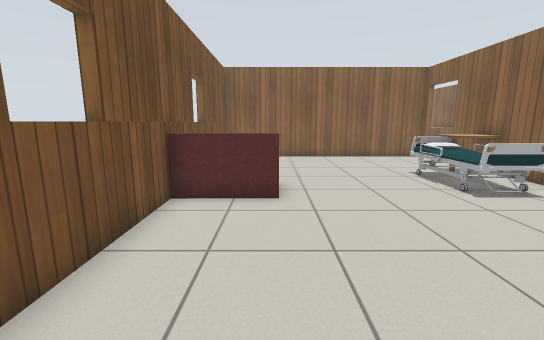
View 1 (above)

19 first-person views from a walk through a world built for the Gazebo simulator. The camera is 1 m above the floor, tilts 10° down and sees 90° across. The floor is counted in squares, 0.5 m on a side. Each view is taken from the middle of a square. On the plan, view 1 faces up. The plan holds only what a view shows up to about 16 squares ahead; the rest is blank. The place goes on beyond the plan. Simple patterns stand in for the simulator's built-in surfaces. Simple shapes stand in for some stock models.

View 2
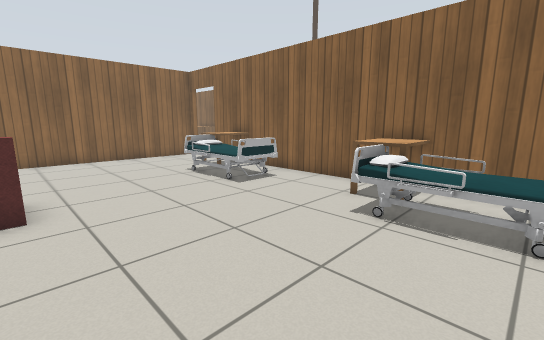

View 3
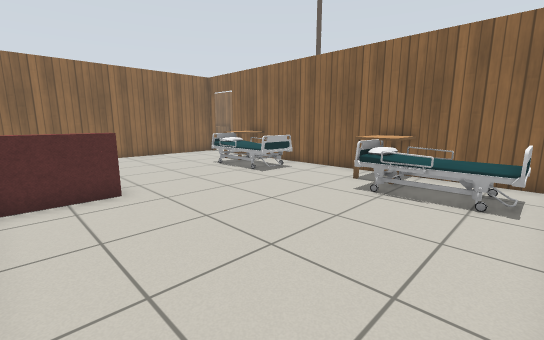

View 4
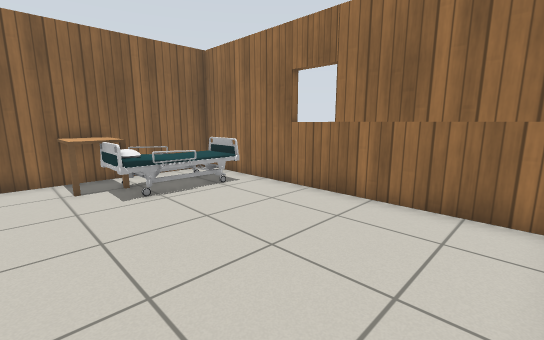

View 5
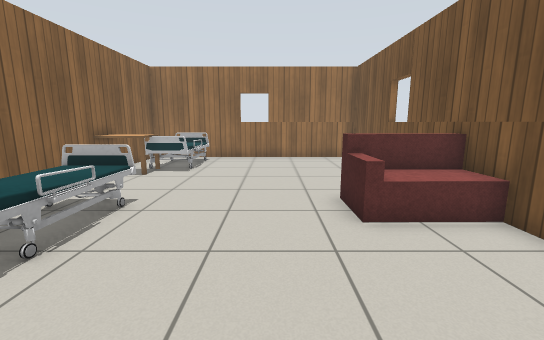

View 6
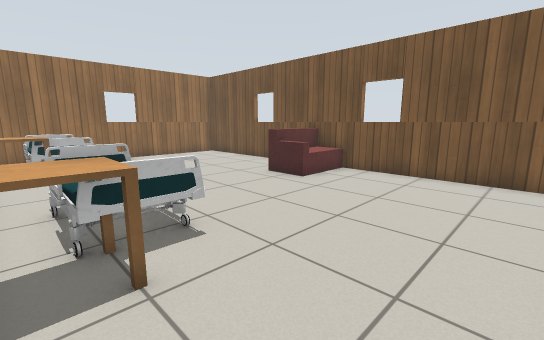

View 7
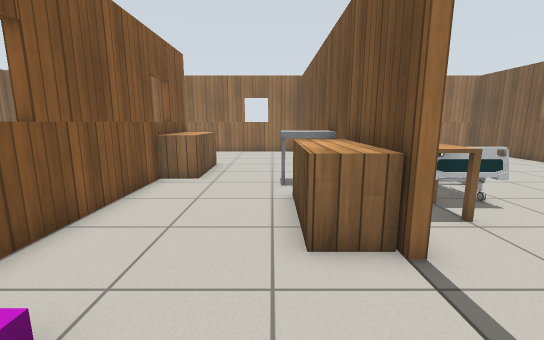

View 8
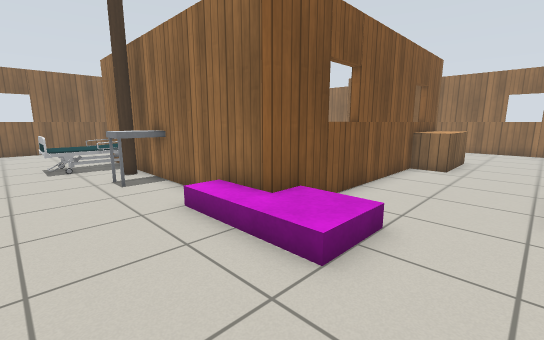

View 9
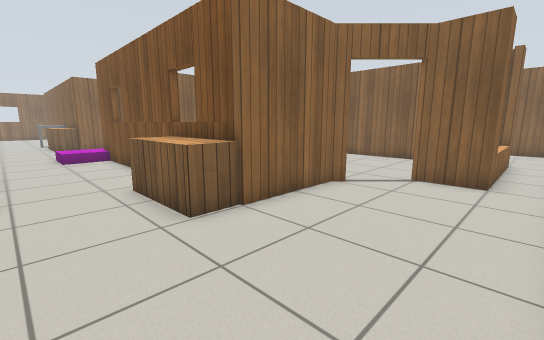

View 10
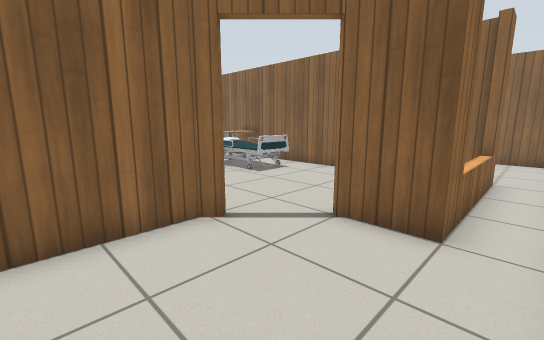

View 11
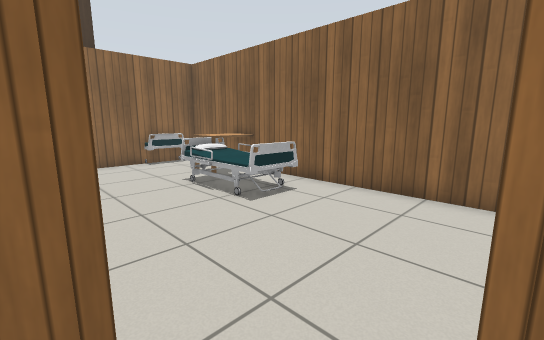

View 12
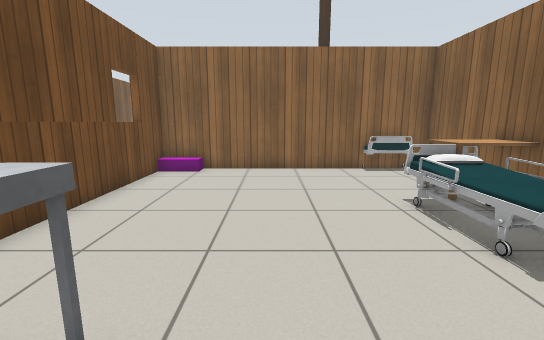

View 13
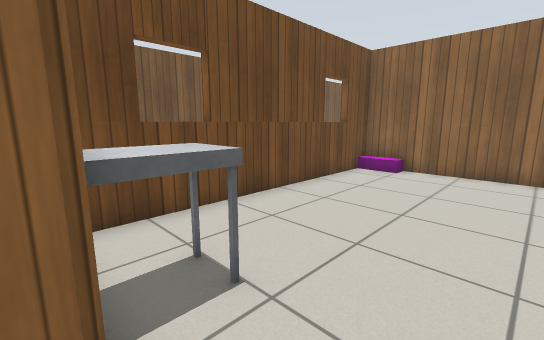

View 14
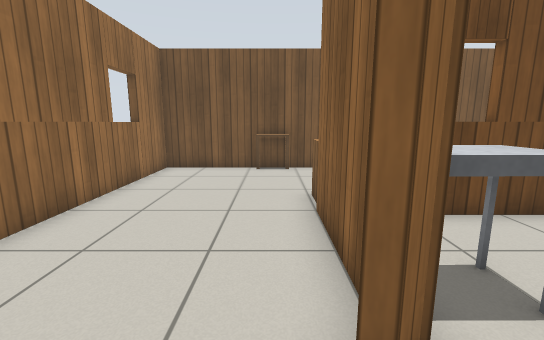

View 15
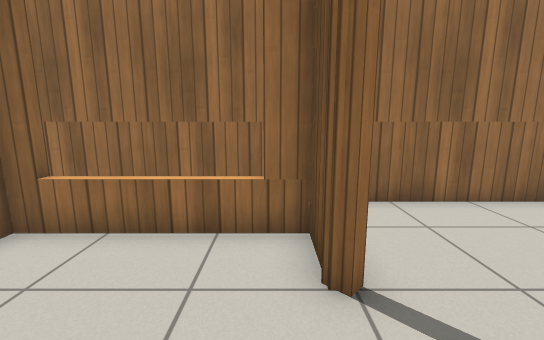

View 16
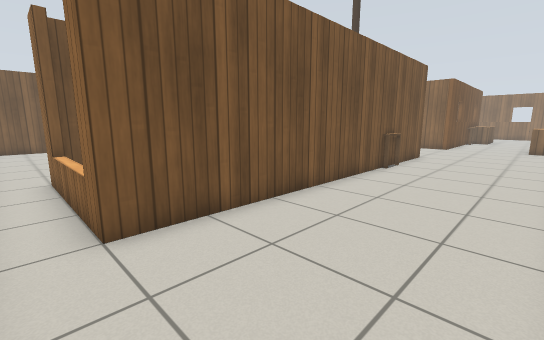

View 17
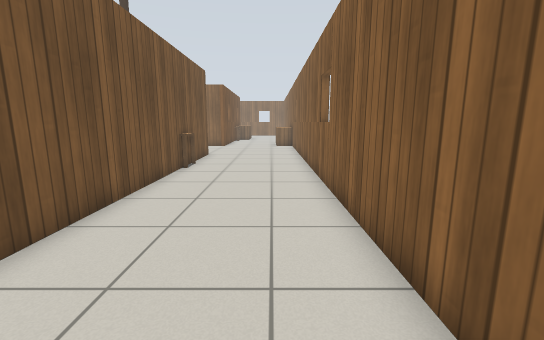

View 18
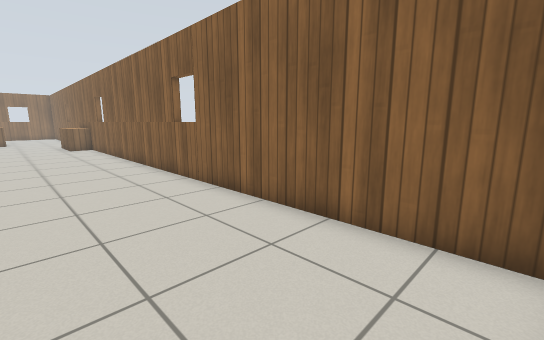

View 19
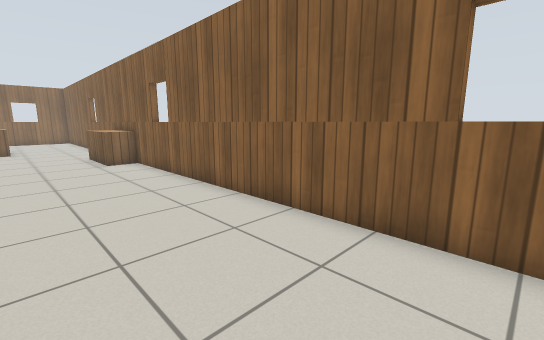

### Floor plan
Points are (right, up) in squares from view 1. A wall is a line through its corners. A room is listed if a view was taken in it or the views show most of it. See-through windows are left out.
Room 1 (views 1, 2, 3, 4, 5, 6, 7, 8, 9, 10, 11, 16, 17, 18, 19)
walls: (15, 7.4) (15, 15.6); (9, 13.3) (9, -1.7) (19.6, -1.7); (16.4, 16) (23.2, 16); (8.8, 15.9) (-2.7, 15.9) (-2.7, -1.7) (8.7, -1.7) (8.7, 13.3); (19.2, 3.6) (18.8, 4) (15, 4) (15, 4.6); (25.4, 16) (27, 16) (27, 0) (21, 0) (21, 1.9); (22.1, -1.7) (27.6, -1.7); (32.7, -1.2) (32.7, 26.6)
ways out: open door at (20, 3) to room 2; open door at (21, 2) to room 2; open door at (9, 14.5)
objects: sofa (-3, 7) to (0, 9); bed (5, -1) to (7, 3); bed (5, 7) to (7, 11); desk (7, 2) to (9, 4); desk (7, 10) to (8, 12); cart (9, 8) to (11, 9); bench (10, 10) to (10, 13); magenta box (13, 15) to (17, 17); bench (14, 4) to (15, 7); cart (20, 16) to (21, 17); pole (22, 17); bed (24, 15) to (26, 19); bench (28, 30) to (28, 31); bench (31, 22) to (32, 25)
Room 2 (views 12, 13, 14, 15)
walls: (18.8, 4.4) (19.4, 3.9) (19.2, 3.6); (21.1, 2.2) (21.3, 1.9) (21.3, 0.3) (26.7, 0.3) (26.7, 15.7) (25.4, 15.7); (15.8, 4.3) (16.5, 4.3); (23.5, 15.7) (16.5, 15.7); (15.3, 15.5) (15.3, 7.4)
ways out: open door at (20, 3) to room 1; open door at (21, 2) to room 1
objects: cart (17, 5) to (19, 6); bed (23, 7) to (25, 11); desk (25, 11) to (27, 12)

Positions as (right, up) in squares from view 1, and headings:
1: (0, 0), facing up
2: (0, 0), facing up-right
3: (-2, -1), facing up-right
4: (-2, 5), facing down-right
5: (2, 14), facing down
6: (8, 15), facing down-left
7: (11, 17), facing down
8: (11, 20), facing down-right
9: (11, -1), facing up-right
10: (16, -1), facing up-right
11: (19, 2), facing up-right
12: (20, 4), facing up
13: (21, 4), facing up-left
14: (21, 3), facing left
15: (22, 5), facing down
16: (32, -1), facing up-left
17: (31, -1), facing up
18: (28, -1), facing up-right
19: (28, 8), facing up-right
